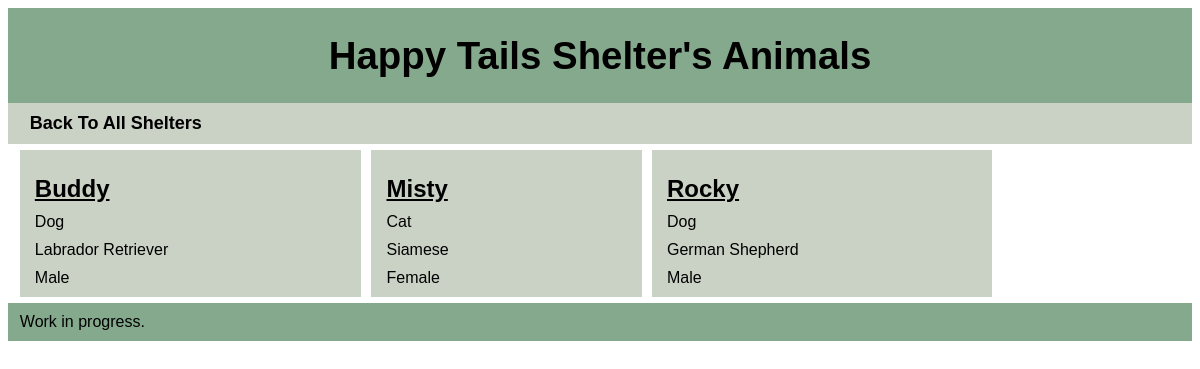
/home/1, run on the app's committed database.
### tables this page shows
CREATE TABLE Shelter (
        shelter_id INTEGER PRIMARY KEY AUTOINCREMENT,
        name TEXT NOT NULL,
        email TEXT NOT NULL,
        phone TEXT NOT NULL,
        street1 TEXT NOT NULL,
        street2 TEXT,
        city TEXT NOT NULL,
        state TEXT NOT NULL,
        zip TEXT NOT NULL,
        account_id INTEGER,
        date_shelter_added TEXT,
        no_kill BOOLEAN NOT NULL,
        max_dogs INTEGER NOT NULL,
        max_cats INTEGER NOT NULL,
        dogs BOOLEAN NOT NULL,
        cats BOOLEAN NOT NULL,
        shelterPasscode INTEGER NOT NULL,
        FOREIGN KEY (account_id) REFERENCES Account(account_id)
    );

CREATE TABLE Animal (
        animal_id INTEGER PRIMARY KEY AUTOINCREMENT,
        shelter_id INTEGER,
        name TEXT NOT NULL,
        type TEXT NOT NULL,
        breed TEXT NOT NULL,
        sex TEXT NOT NULL,
        foster INTEGER NOT NULL,
        adopt INTEGER NOT NULL,
        status TEXT NOT NULL,
        date_time_arrived TEXT NOT NULL,
        chipped BOOLEAN NOT NULL,
        date_last_vet_visit TEXT NOT NULL,
        vaccines BOOLEAN NOT NULL,
        spayed_neutered BOOLEAN NOT NULL,
        FOREIGN KEY (shelter_id) REFERENCES Shelter(shelter_id)
    );

### app/api.py (the view)
@app.route("/<int:shelterID>", methods = ['GET'])
@app.route("/home/<int:shelterID>", methods = ['GET'])
def main(shelterID = 0):
    conn = sqlite3.connect(DATABASE)
    conn.row_factory = sqlite3.Row
    cursor = conn.cursor()
    shelter = cursor.execute(('SELECT name FROM Shelter WHERE shelter_id = ?'), (shelterID,)).fetchone()
    animals = cursor.execute(('SELECT animal_id, name, type, breed, sex FROM Animal WHERE shelter_id = ?'), (shelterID,)).fetchall()
    conn.close()
    if not shelter:
        return render_template('home.html', animals = animals, loggedIn = current_user.is_authenticated)
    return render_template('home.html', animals = animals, shelter = shelter, loggedIn = current_user.is_authenticated)

### app/templates/home.html (shortened to what this page needs)
<!doctype html>
<html>
<head>
    <link rel="stylesheet" type="text/css" href="{{ url_for('static', filename='style.css') }}">
</head>
<body>
    <div id="container">
        <header>
            <h1>{{ shelter['name'] }}'s Animals</h1>
        </header>
        <nav id="navbar">
            <a href = "/index">Back To All Shelters</a>
        </nav>
        <main>
            {% if animals %}
            <div id = "grid">
                {% for animal in animals %}
                    <a href="/animal/{{ shelter['shelter_id'] }}/{{ animal['animal_id'] }}">
                        <h2>{{ animal['name'] }}</h2>
                        <p>{{ animal['type'] }}</p>
                        <p>{{ animal['breed'] }}</p>
                        <p>{{ animal['sex'] }}</p>
                    </a>
                {% endfor %}
            </div>
            {% endif %}
        </main>
        <footer>Work in progress.</footer>
    </div>
</body>
</html>

### app/static/style.css (style rules this page uses)
header { font-size: larger; background-color: #84a98c; align-content:center; text-align: center; font-family: 'Franklin Gothic Medium', 'Arial Narrow', Arial, sans-serif; }
nav { background-color: #cad2c5; padding: 10px 1%; font-family: Arial, Helvetica, sans-serif; }
nav a { font-weight: bold; font-size: large; text-decoration: none; padding: 10px; color: black; }
#grid p { padding: 5px 0; margin: 0; }
#grid h2 { text-decoration: underline; margin-bottom: 5px; }
main { padding: 0.5% 1%; font-family: Arial, Helvetica, sans-serif; }
#grid { display:grid; grid-template-columns: auto auto auto auto; gap: 10px; }
#grid a { color: black; text-decoration:none; background-color: #cad2c5; padding: 5px 15px; }
footer { background-color: #84a98c; padding: 10px 1%; font-family: 'Franklin Gothic Medium', 'Arial Narrow', Arial, sans-serif; }

### data on the page
Shelter: name "Happy Tails Shelter"
Animal: name "Buddy", type "Dog", breed "Labrador Retriever", sex "Male"
Animal: name "Misty", type "Cat", breed "Siamese", sex "Female"
Animal: name "Rocky", type "Dog", breed "German Shepherd", sex "Male"
